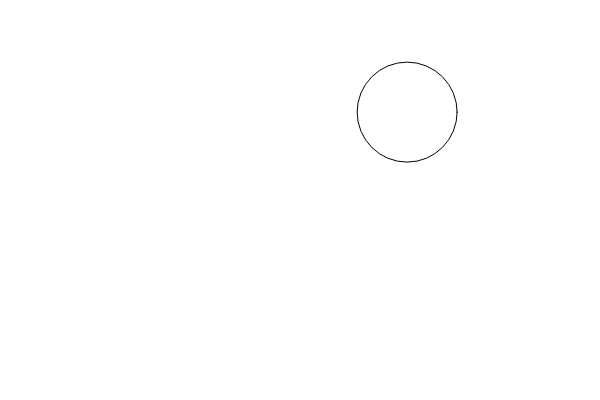
Frame 1 (no input)
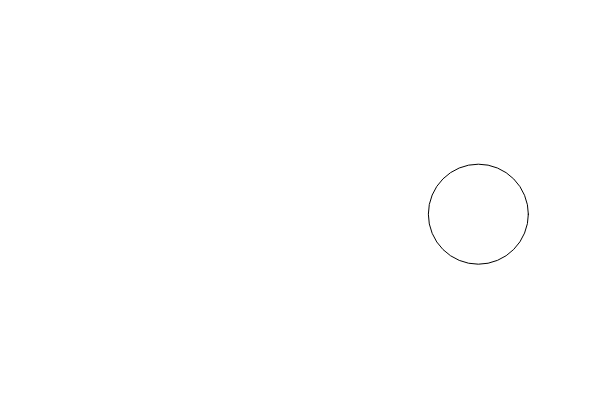
Frame 60 (no input)
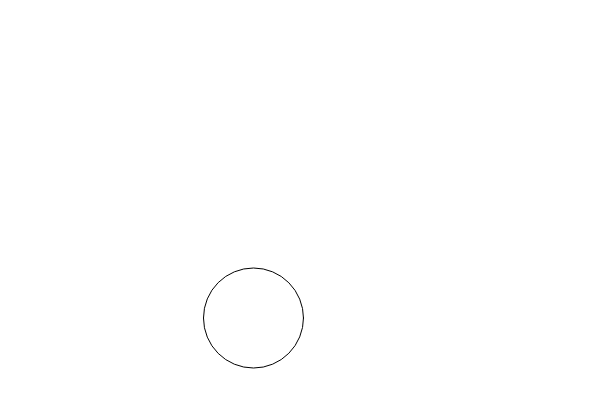
Frame 120 (the mouse pressed at the canvas centre since frame 60)

The p5.js sketch that drew these frames (run headless with seeded random() and noise() and a simulated clock; from frame 60 on, the mouse is pressed at the canvas centre):

// p5.js sketch
// ── sketch.js
let balls = [];

function setup() {
    createCanvas(600, 400);

       balls.push({
        x: random(50, width - 50),
        y: random(50, height - 50),
        speedX: random(0, 5),
        speedY: random(0, 5)
    })
}

function draw() {
    background(255);
    for (let i = 0; i < balls.length; i++) {
        circle(balls[i].x, balls[i].y, 100);
        if (balls[i].x < 50 || balls[i].x > width - 50) {
            balls[i].speedX *= -1;
        }
        if (balls[i].y < 50 || balls[i].y > height - 50) {
            balls[i].speedY *= -1;
        }
        balls[i].x += balls[i].speedX;
        balls[i].y += balls[i].speedY;
    }
}

function mouseClicked() {
    balls.push({
        x: random(50, width - 50),
        y: random(50, height - 50),
        speedX: random(0, 5),
        speedY: random(0, 5)
    })
}
